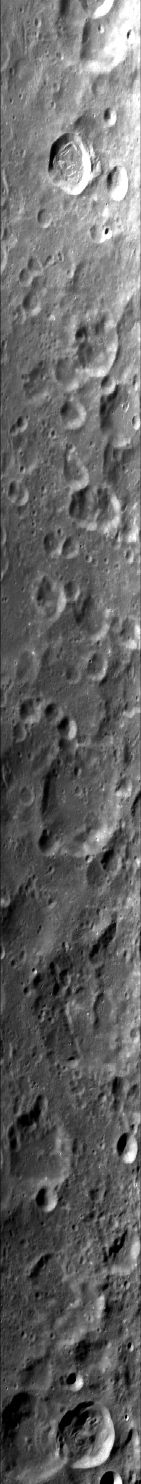
#> input picture data/pairs/pair_001/reference/reference_preview.png, 704 x 7420 px (shown at 1/5 size); its folder holds only this picture in this run
$ python main.py
#> lines starting #> are read from the running program, lines starting #| are printed output that depends on the picture; after the words box and inside, x2 and y2 are one past the last pixel; in counts of white or black regions, pixels touching at a corner belong together
### src/tar_extractor.py
"""
Module: src/tar_extractor.py
Description: Safe, automated inspection and extraction of Lunar PDS .tar bundles.
"""

import os
import tarfile
import zipfile
import io
import shutil
import glob


def discover_tar_file(source_dir):
    """
    Finds any .tar, .tar.gz, .tgz file in the source directory.
    """
    for ext in ("*.tar", "*.tar.gz", "*.tgz"):
        matches = glob.glob(os.path.join(source_dir, ext))
        if matches:
            return matches[0]
    return None


# [20 lines left out: function extract_tar_bundle, not called in this run]


def scan_for_pds_data(extracted_dir):
    """
    Recursively scans the extracted folder to find the actual science image
    and associated metadata/label files (.xml, .lbl).
    Returns (image_path, metadata_path, format_type).
    """
#> called with extracted_dir = 'data/pairs/pair_001/source'
    image_candidates = []
    metadata_candidates = []

    for root, _, files in os.walk(extracted_dir):
        for f in files:
            full_p = os.path.join(root, f)
            lower = f.lower()

            # Identify candidate images
            if lower.endswith((".img", ".tif", ".tiff", ".jp2", ".png", ".jpg")):
                # Prioritize calibrated/derived science data over small browse thumbnails
                is_browse = "browse" in full_p.lower() or "brw" in lower
                image_candidates.append((full_p, is_browse))

            # Identify candidate metadata / labels
            elif lower.endswith((".xml", ".lbl", ".pvl", ".hdr")):
                is_browse = "browse" in full_p.lower() or "brw" in lower
                metadata_candidates.append((full_p, is_browse))

    # Pick the primary science image (non-browse preferred)
    primary_images = [p for p, is_brw in image_candidates if not is_brw]
    if not primary_images and image_candidates:
        primary_images = [p for p, _ in image_candidates]

    if not primary_images:
        raise FileNotFoundError(f"No valid image files found in {extracted_dir}")

    # Prioritize .img or .tif
    selected_img = sorted(primary_images, key=lambda x: (0 if x.endswith(".img") else 1, -os.path.getsize(x)))[0]

    # Find matching metadata file with same base name or in same directory
    img_basename = os.path.splitext(os.path.basename(selected_img))[0]
    matched_meta = None
    for meta, _ in metadata_candidates:
        meta_basename = os.path.splitext(os.path.basename(meta))[0]
        if meta_basename == img_basename:
            matched_meta = meta
            break

    if not matched_meta and metadata_candidates:
        # Fall back to any metadata in the same subfolder
        img_dir = os.path.dirname(selected_img)
        for meta, _ in metadata_candidates:
            if os.path.dirname(meta) == img_dir:
                matched_meta = meta
                break

    print(f"[TAR Extractor] Discovered Source Image:    {selected_img}")
    print(f"[TAR Extractor] Discovered Source Metadata: {matched_meta}")

    return selected_img, matched_meta

### src/pds_reader.py
"""
Module: src/pds_reader.py
Description: Robust reader for PDS3/PDS4 Chandrayaan-1 TMC images and Reference GeoTIFFs.
"""

import os
import re
import xml.etree.ElementTree as ET
import numpy as np
import tifffile
import cv2


# [81 lines left out: functions parse_pds4_xml, parse_pds3_lbl, not called in this run]


def read_pds_image(img_path, metadata_path=None, roi_lines=None, roi_samples=None):
    """
    Memory-maps and reads a raw PDS image file without memory exhaustion.
    """
    if metadata_path and metadata_path.lower().endswith(".xml"):
        lines, samples, dtype, offset = parse_pds4_xml(metadata_path)
    elif metadata_path and metadata_path.lower().endswith(".lbl"):
        lines, samples, dtype, offset = parse_pds3_lbl(metadata_path)
    else:
        # Check file size fallback
        file_size = os.path.getsize(img_path)
        samples = 4000  # Standard CH1 TMC line width
        lines = file_size // (samples * 2)
        dtype = "<u2"
        offset = 0

    print(f"[PDS Reader] Dimensions: {lines} lines x {samples} samples | Dtype: {dtype} | Offset: {offset}")

    # Memory map the binary file
    mmap = np.memmap(img_path, dtype=dtype, mode="r", offset=offset, shape=(lines, samples))

    if roi_lines is not None or roi_samples is not None:
        l0, l1 = roi_lines if roi_lines else (0, lines)
        s0, s1 = roi_samples if roi_samples else (0, samples)
        patch = np.array(mmap[l0:l1, s0:s1])
        return patch, (lines, samples, dtype)

    return mmap, (lines, samples, dtype)


def find_valid_reference_window(tif_path, target_h=4000, target_w=4000):
    """
    Scans a large reference GeoTIFF to find coordinates containing valid (non-zero) lunar terrain.
    Returns (y0, y1, x0, x1).
    """
    try:
        with tifffile.TiffFile(tif_path) as tf:
            page = tf.pages[0]
            h, w = page.shape[:2]

            # Try center window first
            cy, cx = h // 2, w // 2
            y0 = max(0, cy - target_h // 2)
            y1 = min(h, y0 + target_h)
            x0 = max(0, cx - target_w // 2)
            x1 = min(w, x0 + target_w)

            # Quick check if center has data
            try:
                patch, _ = read_reference_image(tif_path, roi=(y0, y1, x0, x1))
                if np.count_nonzero(patch > 0) > (patch.size * 0.05):
                    return y0, y1, x0, x1
            except Exception:
                pass

            # Scan in steps across image
            for y_step in range(0, h - target_h, max(1000, h // 10)):
                for x_step in range(0, w - target_w, max(1000, w // 10)):
                    try:
                        p, _ = read_reference_image(tif_path, roi=(y_step, y_step + target_h, x_step, x_step + target_w))
                        if np.count_nonzero(p > 0) > (p.size * 0.1):
                            print(f"[Reference Reader] Found valid terrain at [{y_step}:{y_step+target_h}, {x_step}:{x_step+target_w}]")
                            return y_step, y_step + target_h, x_step, x_step + target_w
                    except Exception:
                        continue
    except Exception as e:
        print(f"[Reference Reader] find_valid_reference_window failed: {e}")
    return 0, target_h, 0, target_w


def read_reference_image(tif_path, roi=None):
    """
    Reads a reference GeoTIFF image (supports multi-gigabyte files via fast direct strip seek or memmap).
    """
#> called with roi = (0, 6000, 0, 4000)
    ext = os.path.splitext(tif_path)[1].lower()

    if ext in (".tif", ".tiff"):
        # First try fast direct strip read for uncompressed TIFFs or memmap
        try:
            with tifffile.TiffFile(tif_path) as tf:
                page = tf.pages[0]
                shape = page.shape
                dtype = page.dtype

                if roi is not None:
                    y0, y1, x0, x1 = roi
                    y0 = max(0, min(y0, shape[0]))
                    y1 = max(y0, min(y1, shape[0]))
                    x0 = max(0, min(x0, shape[1]))
                    x1 = max(x0, min(x1, shape[1]))

                    # If uncompressed and has dataoffsets, read exact rows directly in milliseconds
                    if page.compression == 1 and hasattr(page, 'dataoffsets'):
                        offsets = page.dataoffsets
                        itemsize = np.dtype(dtype).itemsize
                        row_bytes = (x1 - x0) * itemsize
                        rows = []
                        with open(tif_path, 'rb') as fh:
                            for y in range(y0, y1):
                                fh.seek(int(offsets[y]) + x0 * itemsize)
                                rows.append(np.frombuffer(fh.read(row_bytes), dtype=dtype))
                        patch = np.vstack(rows)
                        if len(patch.shape) == 3:
                            patch = patch[:, :, 0]
                        return patch, (shape, dtype)

                    # Try memmap
                    try:
                        mmap = tifffile.memmap(tif_path, mode="r")
                        patch = np.array(mmap[y0:y1, x0:x1])
                        if len(patch.shape) == 3:
                            patch = patch[:, :, 0]
                        return patch, (shape, dtype)
                    except Exception:
                        pass

                    # Fallback to direct page slicing
                    try:
                        patch = page.asarray(out='memmap')[y0:y1, x0:x1]
                    except Exception:
                        patch = page.asarray()[y0:y1, x0:x1]

                    if len(patch.shape) == 3:
                        patch = patch[:, :, 0]
                    return patch, (shape, dtype)
                else:
                    return page.asarray(), (shape, dtype)
        except Exception as err:
            print(f"[Reference Reader] Error reading TIFF: {err}")
            raise

    else:
        # Standard image (PNG, JPG, BMP)
        img = cv2.imread(tif_path, cv2.IMREAD_UNCHANGED)
#> img is the input picture: shape (7420, 704); min 0, max 255, mean 101.4
        if img is None:
            raise FileNotFoundError(f"Failed to read reference image at {tif_path}")
        shape = img.shape
        dtype = img.dtype
        if roi is not None:
            y0, y1, x0, x1 = roi
            img = img[y0:y1, x0:x1]
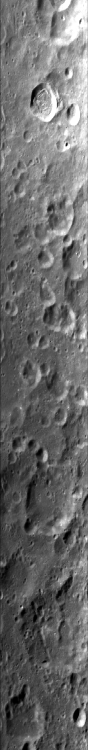
#> img: shape (6000, 704) (shown at 1/8 size); min 0, max 255, mean 107.3
        if len(img.shape) == 3:
            img = cv2.cvtColor(img, cv2.COLOR_BGR2GRAY)
        return img, (shape, dtype)

### src/preprocessing.py
"""
Module: src/preprocessing.py
Description: Lunar-tailored contrast enhancement, dynamic range compression, and CLAHE.
"""

import os
import numpy as np
import cv2


def normalize_to_8bit(img_array, p_low=1.0, p_high=99.0):
    """
    Robustly scales scientific 16-bit / 32-bit lunar satellite data to 8-bit [0, 255]
    using percentile clipping to prevent saturation from sensor glare or black borders.
    """
    arr = np.array(img_array, dtype=np.float32)

    # Valid non-zero mask
    valid_mask = (arr > 0) & (~np.isnan(arr)) & (~np.isinf(arr))
    if np.count_nonzero(valid_mask) == 0:
        return np.zeros(arr.shape, dtype=np.uint8)

    v_min, v_max = np.percentile(arr[valid_mask], (p_low, p_high))
    if v_max <= v_min:
        v_max = v_min + 1.0

    clipped = np.clip(arr, v_min, v_max)
    scaled = ((clipped - v_min) / (v_max - v_min) * 255.0).astype(np.uint8)
    return scaled


def apply_lunar_clahe(img_8u, clip_limit=2.5, tile_grid_size=(8, 8)):
    """
    Applies CLAHE (Contrast Limited Adaptive Histogram Equalization)
    to enhance crater rims, ridges, and shadowed terrain features.
    """
    if len(img_8u.shape) == 3:
        gray = cv2.cvtColor(img_8u, cv2.COLOR_BGR2GRAY)
    else:
        gray = img_8u

    clahe = cv2.createCLAHE(clipLimit=clip_limit, tileGridSize=tile_grid_size)
    enhanced = clahe.apply(gray)
    return enhanced


def preprocess_image(raw_array, p_low=1.0, p_high=99.0, clip_limit=2.5, tile_grid=(8, 8), denoise=False):
    """
    Full preprocessing pipeline preserving the original scientific array
    and returning an 8-bit enhanced grayscale image optimized for feature extraction.
    """
    # 1. Intensity Normalization
    norm_8u = normalize_to_8bit(raw_array, p_low=p_low, p_high=p_high)

    # 2. Denoising (optional mild Gaussian blur)
    if denoise:
        norm_8u = cv2.GaussianBlur(norm_8u, (3, 3), 0.5)

    # 3. CLAHE Contrast Enhancement
    enhanced_8u = apply_lunar_clahe(norm_8u, clip_limit=clip_limit, tile_grid_size=tile_grid)

    return enhanced_8u

### src/feature_matching.py
"""
Module: src/feature_matching.py
Description: SIFT feature extraction and FLANN/BFMatcher with Lowe's ratio test.
"""

import cv2
import numpy as np


def detect_sift_features(img_8u, nfeatures=15000, contrast_thresh=0.025, edge_thresh=12, sigma=1.6):
    """
    Detects SIFT keypoints and computes 128-d floating-point descriptors.
    """
    sift = cv2.SIFT_create(
        nfeatures=nfeatures,
        contrastThreshold=contrast_thresh,
        edgeThreshold=edge_thresh,
        sigma=sigma
    )
    keypoints, descriptors = sift.detectAndCompute(img_8u, None)
    print(f"[SIFT] Detected {len(keypoints)} keypoints.")
    return keypoints, descriptors


def match_descriptors(des_src, des_ref, matcher_type="FLANN", ratio_thresh=0.75):
    """
    Matches SIFT descriptors using FLANN (KD-Tree) or BFMatcher and filters using Lowe's ratio test.
    """
    if des_src is None or des_ref is None or len(des_src) == 0 or len(des_ref) == 0:
        return []

    if matcher_type.upper() == "FLANN":
        index_params = dict(algorithm=1, trees=5)  # FLANN_INDEX_KDTREE
        search_params = dict(checks=50)
        matcher = cv2.FlannBasedMatcher(index_params, search_params)
    else:
        matcher = cv2.BFMatcher(cv2.NORM_L2, crossCheck=False)

    knn_matches = matcher.knnMatch(des_src, des_ref, k=2)

    good_matches = []
    for pair in knn_matches:
        if len(pair) == 2:
            m, n = pair
            if m.distance < ratio_thresh * n.distance:
                good_matches.append(m)

    print(f"[Matching] {len(good_matches)} good matches passed Lowe's ratio test ({ratio_thresh}).")
    return good_matches


def extract_matched_coordinates(kp_src, kp_ref, good_matches):
    """
    Extracts Nx2 coordinate arrays from good matches.
    """
    if not good_matches:
        return np.empty((0, 2), dtype=np.float32), np.empty((0, 2), dtype=np.float32)

    src_pts = np.float32([kp_src[m.queryIdx].pt for m in good_matches])
    ref_pts = np.float32([kp_ref[m.trainIdx].pt for m in good_matches])
    return src_pts, ref_pts

### src/visualization.py
"""
Module: src/visualization.py
Description: Generates high-quality lunar match visualizations, spatial grids, overlays, and checkerboards.
"""

import os
import cv2
import numpy as np
import matplotlib.pyplot as plt
import matplotlib.patches as patches


def save_image(img, path):
    """
    Saves an image to disk, creating directories if needed.
    """
    os.makedirs(os.path.dirname(path), exist_ok=True)
    cv2.imwrite(path, img)
    print(f"[Visualization] Saved: {path}")


def draw_matches_side_by_side(src_img, kp_src, ref_img, kp_ref, matches, inliers_mask=None, max_draw=150):
    """
    Draws side-by-side keypoint correspondences with lines connecting matches.
    If inliers_mask is provided, inliers are drawn in green and outliers in red.
    """
    h_src, w_src = src_img.shape[:2]
    h_ref, w_ref = ref_img.shape[:2]

    # Convert to 3-channel BGR for colored lines
    src_bgr = cv2.cvtColor(src_img, cv2.COLOR_GRAY2BGR) if len(src_img.shape) == 2 else src_img.copy()
    ref_bgr = cv2.cvtColor(ref_img, cv2.COLOR_GRAY2BGR) if len(ref_img.shape) == 2 else ref_img.copy()

    canvas_h = max(h_src, h_ref)
    canvas_w = w_src + w_ref
    canvas = np.zeros((canvas_h, canvas_w, 3), dtype=np.uint8)

    canvas[:h_src, :w_src] = src_bgr
    canvas[:h_ref, w_src:w_src + w_ref] = ref_bgr

    draw_list = list(enumerate(matches))
    if len(draw_list) > max_draw:
        # Sample evenly across the list
        step = len(draw_list) // max_draw
        draw_list = draw_list[::step][:max_draw]

    for orig_idx, m in draw_list:
        pt_s = tuple(np.round(kp_src[m.queryIdx].pt).astype(int))
        pt_r = tuple(np.round(kp_ref[m.trainIdx].pt).astype(int))
        pt_r_offset = (pt_r[0] + w_src, pt_r[1])

        is_inlier = True if inliers_mask is None else bool(inliers_mask[orig_idx])
        color = (0, 255, 0) if is_inlier else (0, 0, 255)  # Green for inlier, Red for outlier

        cv2.circle(canvas, pt_s, 4, color, -1)
        cv2.circle(canvas, pt_r_offset, 4, color, -1)
        cv2.line(canvas, pt_s, pt_r_offset, color, 1, cv2.LINE_AA)

    return canvas


# [102 lines left out: functions draw_spatial_distribution_grid, create_blended_overlay, create_checkerboard, not called in this run]

### main.py
"""
Lunar Image Registration System - Main Orchestrator
Usage:
    python main.py --pair pair_001
"""

import os
import sys
import argparse
import glob
import numpy as np
import cv2

# Add workspace to path
sys.path.insert(0, os.path.dirname(os.path.abspath(__file__)))

from src.tar_extractor import discover_tar_file, extract_tar_bundle, scan_for_pds_data
from src.pds_reader import read_pds_image, read_reference_image, find_valid_reference_window
from src.preprocessing import preprocess_image
from src.feature_matching import detect_sift_features, match_descriptors, extract_matched_coordinates
from src.spatial_filter import filter_matches_by_spatial_grid, compute_spatial_coverage
from src.registration import estimate_transformation_ransac, warp_image_to_reference
from src.subpixel import refine_keypoints_subpixel, refine_matches_lucas_kanade
from src.evaluation import compute_metrics, save_metrics_json, save_transformation_matrix, save_match_points_csv
from src.visualization import (
    save_image, draw_matches_side_by_side, draw_spatial_distribution_grid,
    create_blended_overlay, create_checkerboard
)


def run_pipeline(pair_id="pair_001", roi_source=(0, 6000), roi_ref=None, transform_type="homography", grid_size=(8, 8), nfeatures=15000):
    print("=" * 70)
    print(f" LUNAR IMAGE REGISTRATION PROTOTYPE — PAIR: {pair_id}")
    print("=" * 70)

    base_dir = os.path.dirname(os.path.abspath(__file__))
    pair_dir = os.path.join(base_dir, "data", "pairs", pair_id)
    source_dir = os.path.join(pair_dir, "source")

    # Handle both 'reference' and 'refrence' spelling
    ref_dir = os.path.join(pair_dir, "reference")
    if not os.path.exists(ref_dir):
        ref_dir = os.path.join(pair_dir, "refrence")

    out_dir = os.path.join(base_dir, "outputs", pair_id)
    os.makedirs(out_dir, exist_ok=True)

    # ------------------------------------------------------------------
    # STEP 1: SOURCE TAR EXTRACTION & PDS DISCOVERY
    # ------------------------------------------------------------------
    print("\n[STEP 1] Inspecting Source Archive...")
    tar_path = discover_tar_file(source_dir)
    extracted_dir = os.path.join(source_dir, "extracted")

    if tar_path:
        print(f"Found TAR Archive: {tar_path}")
        if not os.path.exists(extracted_dir) or not os.listdir(extracted_dir):
            extract_tar_bundle(tar_path, extracted_dir)
        else:
            print(f"Source files already extracted in: {extracted_dir}")
        src_img_path, src_meta_path = scan_for_pds_data(extracted_dir)
    else:
        # Check if already extracted
        src_img_path, src_meta_path = scan_for_pds_data(source_dir)

    # ------------------------------------------------------------------
    # STEP 2: DISCOVER REFERENCE TIFF
    # ------------------------------------------------------------------
    print("\n[STEP 2] Inspecting Reference GeoTIFF...")
    ref_tif_files = glob.glob(os.path.join(ref_dir, "*.tif*"))
    if not ref_tif_files:
        # Search parent data/reference directory recursively
        ref_tif_files = glob.glob(os.path.join(base_dir, "data", "reference", "**", "*.tif*"), recursive=True)
    if not ref_tif_files:
        # Check if reference is an .img or other format
        ref_tif_files = glob.glob(os.path.join(ref_dir, "*.*"))
        ref_tif_files = [f for f in ref_tif_files if not f.endswith(".tar")]
    if not ref_tif_files:
        raise FileNotFoundError(f"No reference files found in: {ref_dir} or {os.path.join(base_dir, 'data', 'reference')}")
    ref_tif_path = ref_tif_files[0]
    print(f"Discovered Reference Image: {ref_tif_path}")


    # ------------------------------------------------------------------
    # STEP 3: READ SOURCE & REFERENCE DATA
    # ------------------------------------------------------------------
    print("\n[STEP 3] Reading Source and Reference Rasters...")
    src_patch, (src_lines, src_samples, src_dtype) = read_pds_image(
        src_img_path, metadata_path=src_meta_path,
        roi_lines=roi_source, roi_samples=(0, 4000)
    )
    print(f"Loaded Source Patch Shape: {src_patch.shape}, Dtype: {src_dtype}")

    # Determine reference ROI
    target_h = (roi_source[1] - roi_source[0]) if roi_source else 6000
    target_w = 4000
    if roi_ref is None:
        print("[Reference Reader] Auto-detecting active lunar terrain window in reference GeoTIFF...")
        roi_ref = find_valid_reference_window(ref_tif_path, target_h=target_h, target_w=target_w)
        print(f"[Reference Reader] Selected Reference Window: Y=[{roi_ref[0]}:{roi_ref[1]}], X=[{roi_ref[2]}:{roi_ref[3]}]")

    ref_patch, (ref_shape, ref_dtype) = read_reference_image(
        ref_tif_path,
        roi=roi_ref
    )
#> ref_shape = (7420, 704)

    # If the loaded reference patch is completely dark/empty, fallback to auto-detection
    if np.count_nonzero(ref_patch > 0) < (ref_patch.size * 0.05):
        print("[Reference Reader] Selected reference region was blank. Auto-detecting valid coordinates...")
        roi_ref = find_valid_reference_window(ref_tif_path, target_h=target_h, target_w=target_w)
        ref_patch, (ref_shape, ref_dtype) = read_reference_image(ref_tif_path, roi=roi_ref)

    print(f"Loaded Reference Patch Shape: {ref_patch.shape}, Dtype: {ref_dtype}")
#| Loaded Reference Patch Shape: (6000, 704), Dtype: uint8

    # ------------------------------------------------------------------
    # STEP 4: PREPROCESSING & ENHANCEMENT
    # ------------------------------------------------------------------
    print("\n[STEP 4] Preprocessing (Percentile Scaling + CLAHE)...")
    src_proc = preprocess_image(src_patch, p_low=1.0, p_high=99.0, clip_limit=2.5, denoise=True)
    ref_proc = preprocess_image(ref_patch, p_low=1.0, p_high=99.0, clip_limit=2.5, denoise=True)
#> call 2 of normalize_to_8bit, with p_low = 1, p_high = 99
#> in normalize_to_8bit (call 2), `valid_mask = (arr > 0) & (~np.isnan(arr)) & (~np.isinf(arr))`:
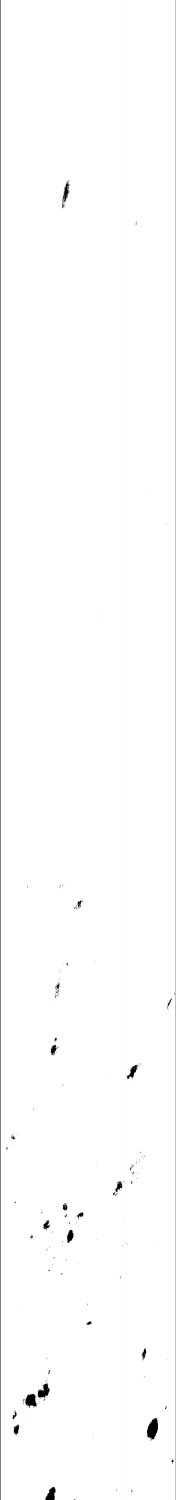
#> valid_mask: shape (6000, 704) bool (shown at 1/4 size); 99.2% white; 975 black regions (934 under 20 px), largest, box (x1, y1, x2, y2) and area: (0, 0, 2, 6000) 12000, (703, 0, 704, 6000) 6000, (587, 5672, 632, 5762) 2598
#> in normalize_to_8bit (call 2), `v_min, v_max = np.percentile(arr[valid_mask], (p_low, p_high))`: v_min = 22; v_max = 255
#> (the rest of the program and of its run is left out)
